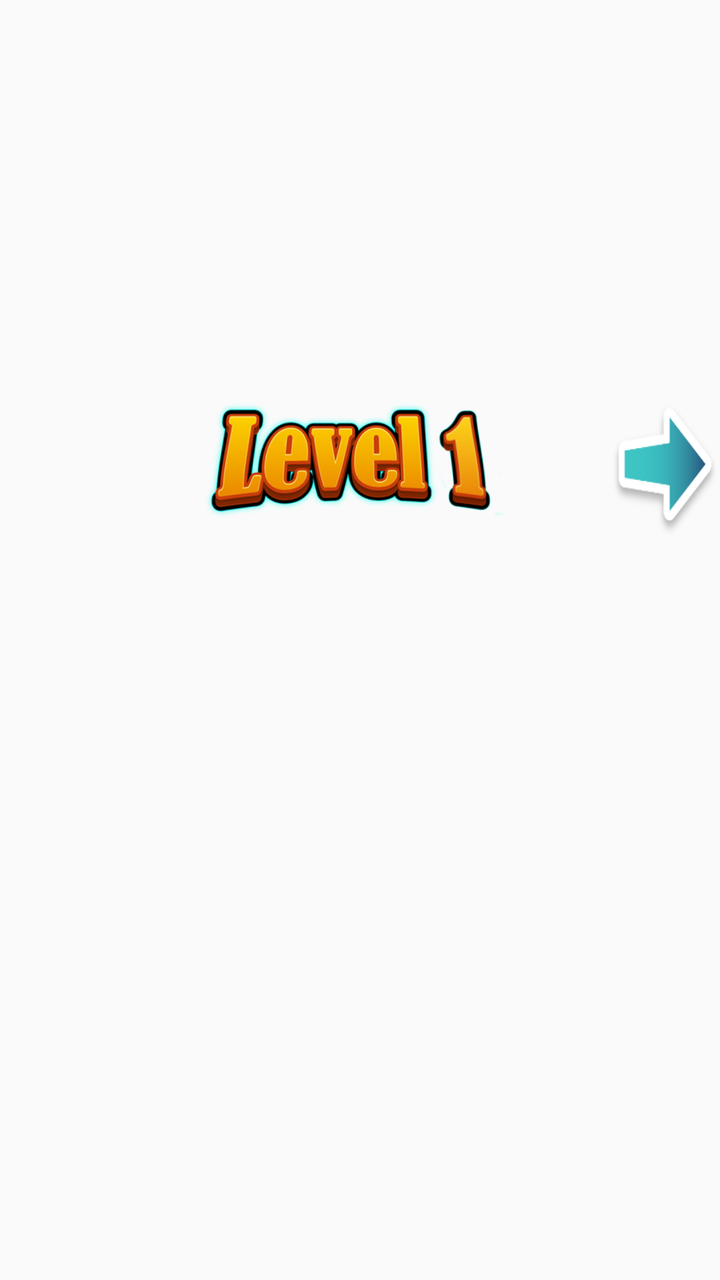
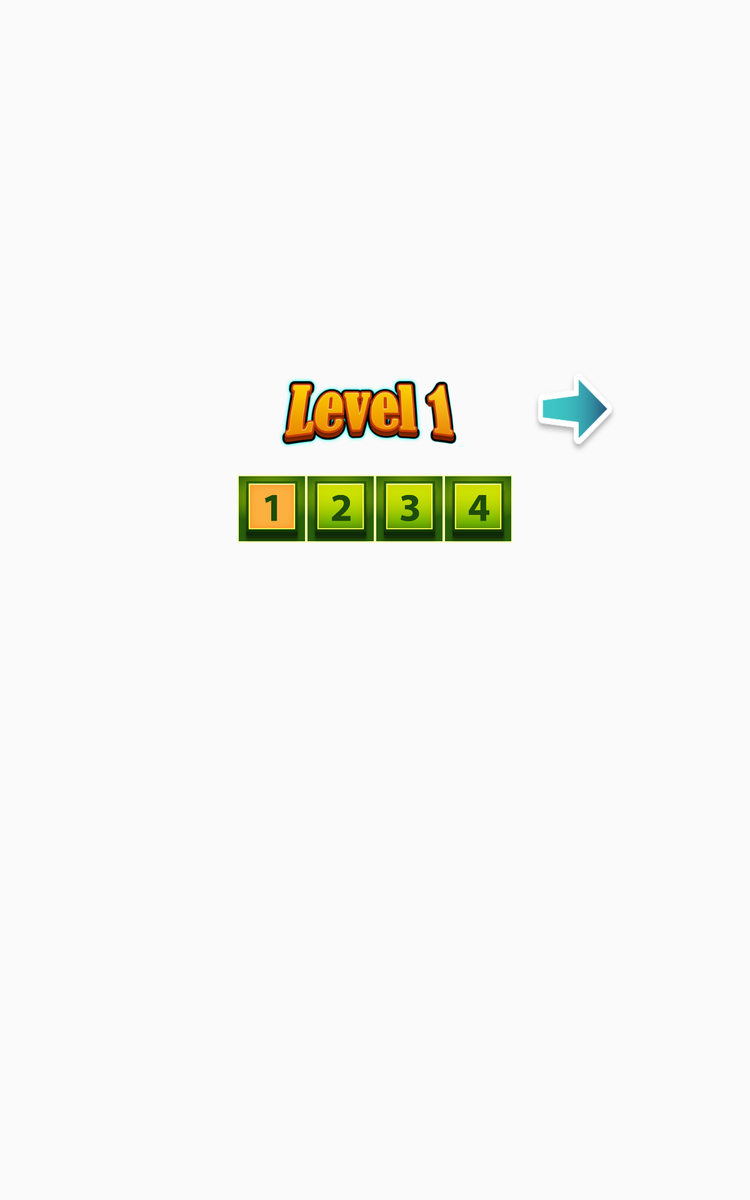

First picture: res/layout/ on a phone held upright. Second picture: the repository's own variant of that layout, on a device whose configuration matches the variant's folder. Source for both follows.
<!-- AndroidManifest.xml: application theme AppTheme -->
<!-- res/layout/level1.xml -->
<?xml version="1.0" encoding="utf-8"?>

<RelativeLayout xmlns:android="http://schemas.android.com/apk/res/android"
    android:layout_width="fill_parent"
    android:layout_height="match_parent"
    android:layout_gravity="bottom">

    <ImageView
        android:id="@+id/ivLevel1"
        android:layout_width="250dp"
        android:layout_height="100dp"
        android:layout_centerHorizontal="true"
        android:layout_marginTop="180dp"
        android:src="@drawable/levelone" />

    <TextView
        android:layout_width="70dp"
        android:layout_height="70dp"
        android:layout_marginTop="200dp"
        android:layout_toRightOf="@+id/ivLevel1"
        android:background="@drawable/arrow_right" />

    
        
        
        
        
        
        
        

        
            
            
            

        
            
            
            

        
            
            
            

        
            
            
            
    

</RelativeLayout>
<!-- resources referenced by this layout -->
<resources>
  <!-- drawable arrow_right: png bitmap (drawable, 7865 bytes) -->
  <!-- drawable levelone: png bitmap (drawable, 69216 bytes) -->
  <!-- from res/values-v21/ -->
  <style name="AppTheme" parent="android:Theme.Material.Light">
          <item name="android:colorPrimary">@color/primary</item>
          <item name="android:colorPrimaryDark">@color/primaryDark</item>
  
      </style>
  <color name="primary">#fffffea1</color>
  <color name="primaryDark">#ffe6d88c</color>
</resources>
<!-- res/layout-sw600dp/level1.xml (the repository's variant of the layout above) -->
<!-- drawn on a 7-inch tablet held upright -->
<?xml version="1.0" encoding="utf-8"?>

<RelativeLayout xmlns:android="http://schemas.android.com/apk/res/android"
    android:layout_width="fill_parent"
    android:layout_height="match_parent"
    android:layout_gravity="bottom">

    <ImageView
        android:id="@+id/ivLevel1"
        android:layout_width="250dp"
        android:layout_height="100dp"
        android:layout_centerHorizontal="true"
        android:layout_marginTop="280dp"
        android:src="@drawable/levelone" />

    <TextView
        android:layout_width="70dp"
        android:layout_height="70dp"
        android:layout_marginTop="295dp"
        android:layout_toRightOf="@+id/ivLevel1"
        android:background="@drawable/arrow_right" />

    <LinearLayout
        android:layout_width="fill_parent"
        android:layout_height="wrap_content"
        android:layout_below="@+id/ivLevel1"
        android:layout_centerHorizontal="true"
        android:layout_marginBottom="4dp"
        android:gravity="center"
        android:orientation="horizontal">

        <ImageView
            android:layout_width="55dp"
            android:layout_height="55dp"
            android:background="@drawable/buttononeclick" />

        <ImageView
            android:layout_width="55dp"
            android:layout_height="55dp"
            android:background="@drawable/buttontwo" />

        <ImageView
            android:layout_width="55dp"
            android:layout_height="55dp"
            android:background="@drawable/buttonthree" />

        <ImageView
            android:layout_width="55dp"
            android:layout_height="55dp"
            android:background="@drawable/buttonfour" />
    </LinearLayout>

</RelativeLayout>
<!-- resources referenced by the variant -->
<!-- as a 7-inch tablet held upright resolves them -->
<resources>
  <!-- drawable arrow_right: png bitmap (drawable, 7865 bytes) -->
  <!-- drawable buttonfour: png bitmap (drawable, 19671 bytes) -->
  <!-- drawable buttononeclick: png bitmap (drawable, 17153 bytes) -->
  <!-- drawable buttonthree: png bitmap (drawable, 21036 bytes) -->
  <!-- drawable buttontwo: png bitmap (drawable, 20558 bytes) -->
  <!-- drawable levelone: png bitmap (drawable, 69216 bytes) -->
  <!-- from res/values-v21/ -->
  <style name="AppTheme" parent="android:Theme.Material.Light">
          <item name="android:colorPrimary">@color/primary</item>
          <item name="android:colorPrimaryDark">@color/primaryDark</item>
  
      </style>
  <color name="primary">#fffffea1</color>
  <color name="primaryDark">#ffe6d88c</color>
</resources>
